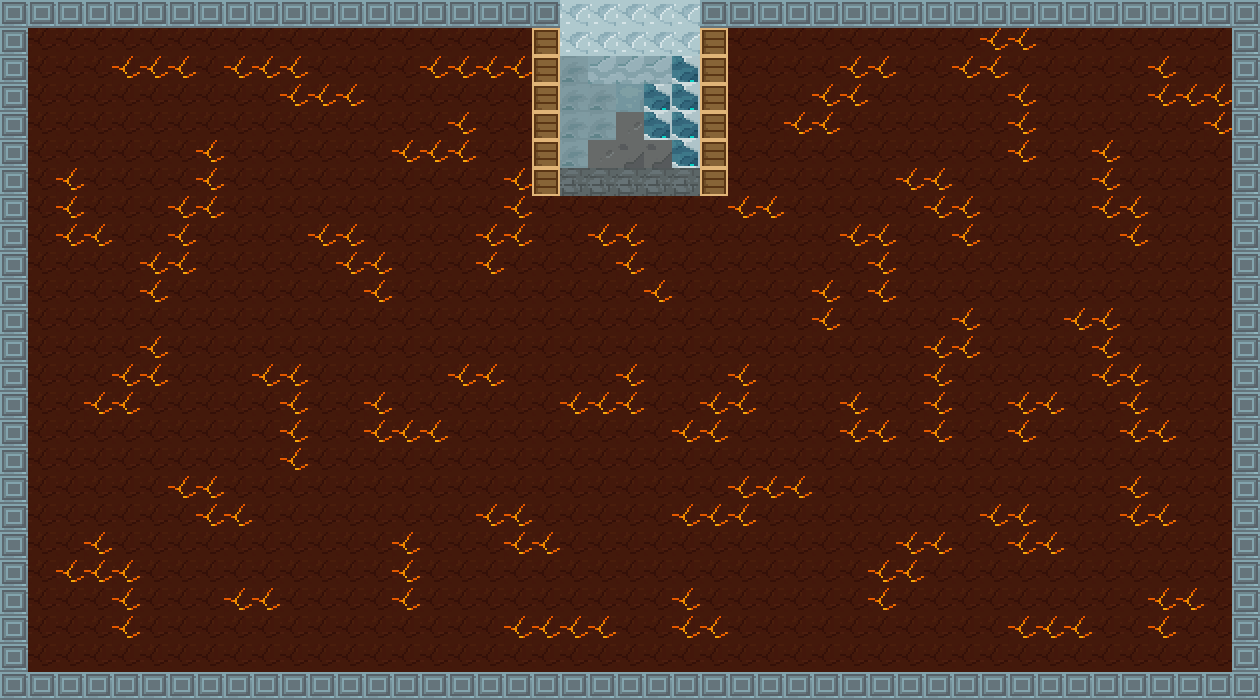

A 2D game scene composited from a Tiled map and its tileset images. What follows is a short description and the map's XML, with each tile layer's data collapsed to a summary:
An orthogonal 45x25 tile map with 28x28 px tiles, 1 tile layer (图块层 1) and 8 objects.

<map version="1.2" tiledversion="1.3.4" orientation="orthogonal" renderorder="right-down" width="45" height="25" tilewidth="28" tileheight="28" infinite="0" nextlayerid="4" nextobjectid="11">
 <tileset firstgid="1" source="tiles1.tsx" />
 <layer id="1" name="图块层 1" width="45" height="25">
  <data>[1125 cells, 1125 non-empty, 12 distinct tile ids]</data>
 </layer>
 <objectgroup id="2" name="barrier">
  <object id="1" x="0" y="0.972589" width="25.2873" height="696.374" />
  <object id="2" x="29.1777" y="0" width="529.089" height="26.2599" />
  <object id="3" x="30.1503" y="673.032" width="1197.26" height="25.2873" />
  <object id="4" x="1233.24" y="1.94518" width="28.2051" height="695.401" />
  <object id="5" x="699.292" y="0.972589" width="529.089" height="26.2599" />
  <object id="7" x="531.034" y="32.0954" width="28.2051" height="165.34" />
  <object id="8" x="699.292" y="32.0954" width="31.1229" height="164.368" />
 </objectgroup>
 <objectgroup id="3" name="door">
  <object id="10" x="567.992" y="2.91777" width="119.628" height="48.6295" />
 </objectgroup>
</map>
